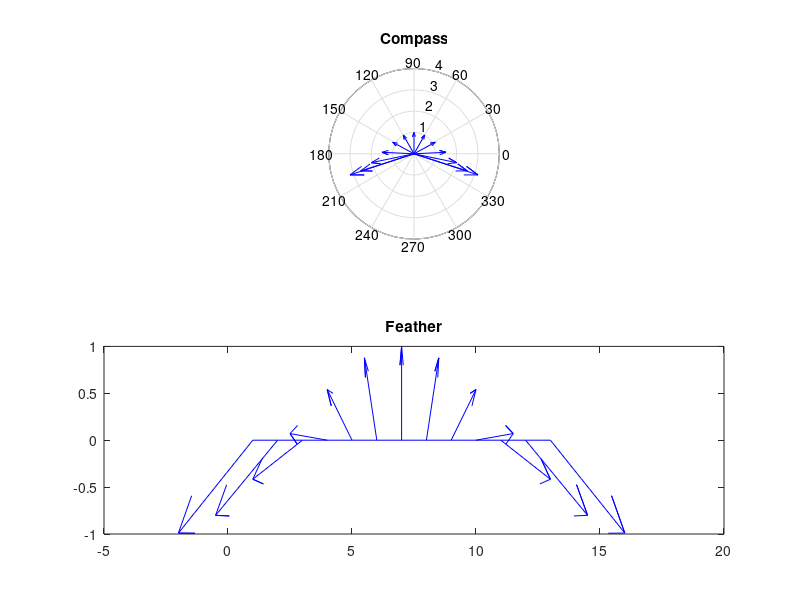

Write MATLAB code to recreate this figure.
x=-3:0.5:3; 
subplot (2,1,1) 
compass(x, cos(x)) 
title('Compass') 
subplot (2,1,2) 
feather(x, cos(x)) 
title('Feather')